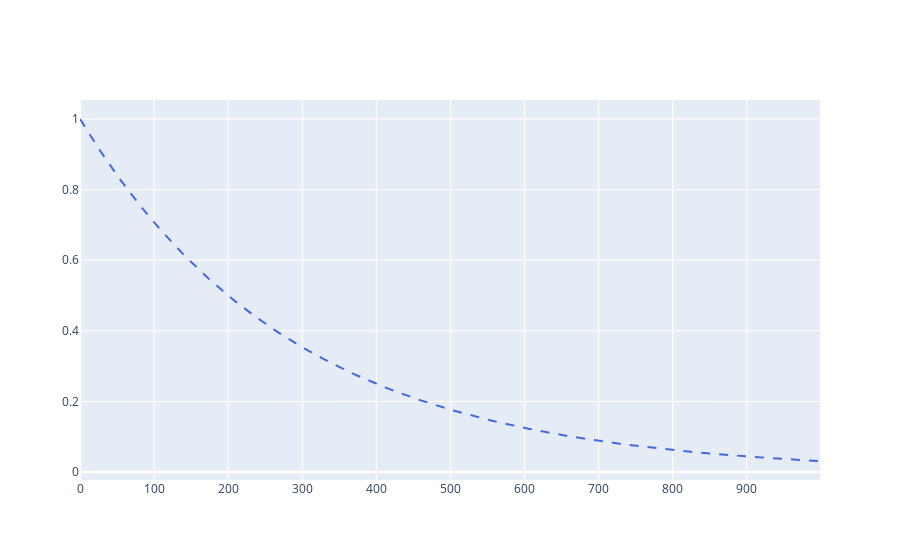

Here is the notebook cell this chart was saved with:
### Markdown cell above
no doubt then, these are all the same function. 

### formulate in terms of trial half-life

next, we will build the function in the for where the half-life may be specified in terms of trial number, as this is the most useful parameterization for the Simulated Annealing 
algorithm. of the equivalent forms of exponential decay, the one most useful for formultion in terms of half-life, rather than time constant $\tau$ is:

$$N(k) = N_0.5^{(k/k_{1/2})}$$

where $k_{1/2}$ is the trial half-life

### Code cell
import plotly.graph_objs as go
import numpy as np


#discrete time exponential function
N0 = 1
kHalf = 200
ks = np.arange(0,1000,1)
Ns = []

for k in ks:
    Ns.append(N0*.5**(k/kHalf))

fig = go.Figure()
fig.add_scatter(x=xs,y=Ns,line=dict(dash='dash',color='royalblue'))

### Figure 1 — Plotly figure (JSON) as saved in the notebook; plotly's stock layout.template omitted (floating-point values rounded to 4 significant figures; data arrays with more than 128 entries replaced by an {"elided": "..."} marker saying what was removed)
{"data": [{"line": {"color": "royalblue", "dash": "dash"}, "type": "scatter", "x": {"elided": "1000 int values"}, "y": {"elided": "1000 float values"}}], "layout": {"autosize": true, "xaxis": {"autorange": true, "range": [0, 999], "type": "linear"}, "yaxis": {"autorange": true, "range": [-0.02245, 1.054], "type": "linear"}}}
